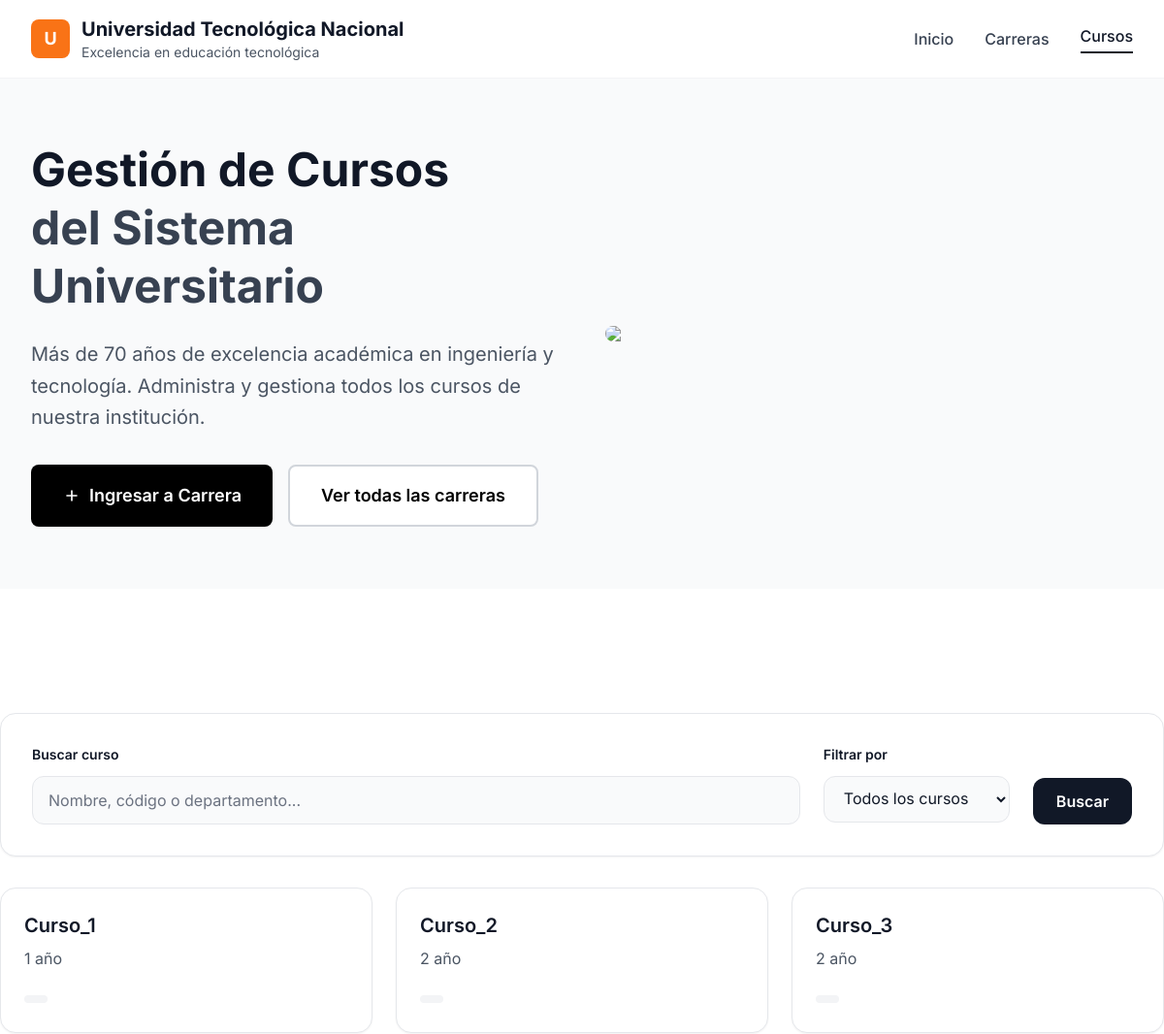
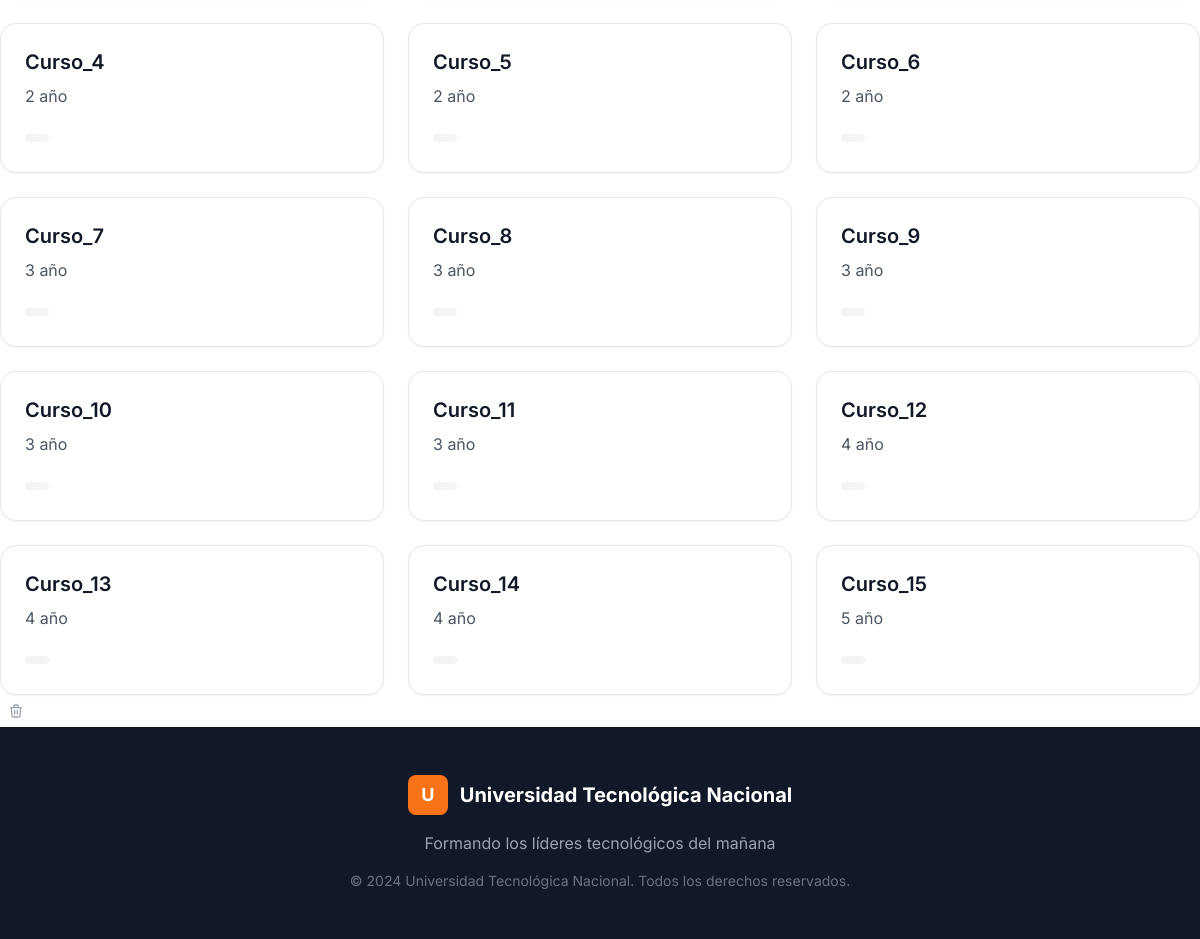
Screenshot of /cursos/ with the database file from the repository (2 pictures, top to bottom).
### UTN/models.py (models this page shows, shortened)
class Curso(models.Model):
    id_curso = models.AutoField(primary_key=True)
    nombre = models.CharField(max_length=50)
    nivel = models.CharField(max_length=20)
    numero = models.PositiveIntegerField()

### UTN/views.py (the view)
# urls.py: path('cursos/', CursoListView.as_view(), name='curso_list'),
class CursoListView(ListView):
    model = Curso
    template_name = 'curso/curso_list.html'
    context_object_name = 'cursos'

### UTN/templates/curso/curso_list.html (shortened to what this page needs)
<!DOCTYPE html>
<html lang="es">
<head>
    <script src="https://cdn.tailwindcss.com"></script>
</head>
<body class="min-h-screen bg-background text-foreground font-sans">
    <header class="bg-white border-b border-gray-100 shadow-sm">
        <div class="max-w-7xl mx-auto px-4 sm:px-6 lg:px-8">
            <div class="flex items-center justify-between h-20">
                <div class="flex items-center space-x-4">
                    <div class="flex items-center space-x-3">
                        <div class="w-10 h-10 bg-orange-500 rounded-lg flex items-center justify-center">
                            <span class="text-white font-bold text-lg">U</span>
                        </div>
                        <div>
                            <h1 class="text-xl font-bold text-gray-900">Universidad Tecnológica Nacional</h1>
                            <p class="text-sm text-gray-600">Excelencia en educación tecnológica</p>
                        </div>
                    </div>
                </div>
                <nav class="hidden md:block">
                    <div class="flex items-center space-x-8">
                        <a href="/" class="text-gray-700 hover:text-gray-900 font-medium transition-colors">
                            Inicio
                        </a>
                        <a href="#" class="text-gray-700 hover:text-gray-900 font-medium transition-colors">
                            Carreras
                        </a>
                        <a href="#" class="text-gray-900 font-medium border-b-2 border-gray-900 pb-1">
                            Cursos
                        </a>
                    </div>
                </nav>
            </div>
        </div>
    </header>
    <section class="bg-gray-50 py-16">
        <div class="max-w-7xl mx-auto px-4 sm:px-6 lg:px-8">
            <div class="grid lg:grid-cols-2 gap-12 items-center">
                <div>
                    <h1 class="text-5xl font-bold text-gray-900 mb-6 leading-tight">
                        Gestión de Cursos
                        <span class="block text-gray-700">del Sistema Universitario</span>
                    </h1>
                    <p class="text-xl text-gray-600 mb-8 leading-relaxed">
                        Más de 70 años de excelencia académica en ingeniería y tecnología.
                        Administra y gestiona todos los cursos de nuestra institución.
                    </p>
                    <div class="flex flex-col sm:flex-row gap-4">
                        <a href="/alumnos/"
                           class="inline-flex items-center justify-center px-8 py-4 bg-black text-white rounded-lg hover:bg-gray-800 transition-colors font-semibold text-lg">
                            <svg class="w-5 h-5 mr-2" fill="none" stroke="currentColor" viewBox="0 0 24 24">
                                <path stroke-linecap="round" stroke-linejoin="round" stroke-width="2" d="M12 6v6m0 0v6m0-6h6m-6 0H6"/>
                            </svg>
                            Ingresar a Carrera
                        </a>
                        <button class="inline-flex items-center justify-center px-8 py-4 bg-white text-black border-2 border-gray-300 rounded-lg hover:bg-gray-50 transition-colors font-semibold text-lg">
                            Ver todas las carreras
                        </button>
                    </div>
                </div>
                <div class="relative">
                    <img src="https://elterritorio-s3.cdn.net.ar/s3i233/2023/08/elterritorio/images/17/62/176297_812edf4f129a6bb6e47e59b48b6bd8d037bdad8c38c1aa3dd703c1e8b84ef5fb/md.webp"
                         class="rounded-2xl shadow-2xl">
                </div>
            </div>
        </div>
    </section>
    <section class="py-16 bg-white">
    </section>
        <div class="bg-white rounded-2xl border border-gray-200 p-8 mb-8 shadow-sm">
            <div class="flex flex-col sm:flex-row gap-6">
                <div class="flex-1">
                    <label for="search" class="block text-sm font-semibold text-gray-900 mb-3">
                        Buscar curso
                    </label>
                    <input type="text"
                           id="search"
                           placeholder="Nombre, código o departamento..."
                           class="w-full px-4 py-3 bg-gray-50 border border-gray-200 rounded-xl focus:outline-none focus:ring-2 focus:ring-gray-900 focus:border-transparent transition-all text-gray-900 placeholder-gray-500">
                </div>
                <div class="sm:w-48">
                    <label for="filter" class="block text-sm font-semibold text-gray-900 mb-3">
                        Filtrar por
                    </label>
                    <select id="filter"
                            class="w-full px-4 py-3 bg-gray-50 border border-gray-200 rounded-xl focus:outline-none focus:ring-2 focus:ring-gray-900 focus:border-transparent transition-all text-gray-900">
                        <option value="">Todos los cursos</option>
                    </select>
                </div>
                <div class="flex items-end">
                    <button class="px-6 py-3 bg-gray-900 text-white rounded-xl hover:bg-gray-800 transition-colors font-semibold">
                        Buscar
                    </button>
                </div>
            </div>
        </div>
        <div class="grid gap-6 md:grid-cols-2 lg:grid-cols-3">
            {% for curso in cursos %}
            <div class="bg-white border border-gray-200 rounded-2xl shadow-sm p-6">
                <h2 class="text-xl font-semibold text-gray-900 mb-2">{{ curso.nombre }}</h2>
                <p class="text-gray-600 mb-4">{{ curso.nivel }}</p>
                <span class="inline-block bg-gray-100 text-gray-800 px-3 py-1 rounded-full text-sm">
                </span>
            </div>
            {% empty %}
                <p class="text-gray-500 text-center col-span-full">No hay cursos disponibles.</p>
            {% endfor %}
        </div>
                        <button class="p-2 text-gray-400 hover:text-red-600 transition-colors">
                            <svg class="w-4 h-4" fill="none" stroke="currentColor" viewBox="0 0 24 24">
                                <path stroke-linecap="round" stroke-linejoin="round" stroke-width="2" d="M19 7l-.867 12.142A2 2 0 0116.138 21H7.862a2 2 0 01-1.995-1.858L5 7m5 4v6m4-6v6m1-10V4a1 1 0 00-1-1h-4a1 1 0 00-1 1v3M4 7h16"/>
                            </svg>
                        </button>
    <footer class="bg-gray-900 text-white py-12">
        <div class="max-w-7xl mx-auto px-4 sm:px-6 lg:px-8">
            <div class="text-center">
                <div class="flex items-center justify-center space-x-3 mb-4">
                    <div class="w-10 h-10 bg-orange-500 rounded-lg flex items-center justify-center">
                        <span class="text-white font-bold text-lg">U</span>
                    </div>
                    <h3 class="text-xl font-bold">Universidad Tecnológica Nacional</h3>
                </div>
                <p class="text-gray-400 mb-4">Formando los líderes tecnológicos del mañana</p>
                <p class="text-gray-500 text-sm">© 2024 Universidad Tecnológica Nacional. Todos los derechos reservados.</p>
            </div>
        </div>
    </footer>
</body>
</html>

### UTN/templates/curso/curso_list.html (style rules this page uses)
:root { --background: 0 0% 100%; --foreground: 0 0% 9%; --card: 0 0% 100%; --card-foreground: 0 0% 9%; --primary: 0 0% 9%; --primary-foreground: 0 0% 98%; --secondary: 0 0% 96%; --secondary-foreground: 0 0% 9%; --muted: 0 0% 96%; --muted-foreground: 0 0% 45%; --accent: 0 0% 96%; --accent-foreground: 0 0% 9%; --border: 0 0% 90%; --input: 0 0% 96%; --ring: 0 0% 9%; }

### rows the page displays
Curso: nombre "Curso_1", nivel "1 año"
Curso: nombre "Curso_2", nivel "2 año"
Curso: nombre "Curso_3", nivel "2 año"
Curso: nombre "Curso_4", nivel "2 año"
Curso: nombre "Curso_5", nivel "2 año"
Curso: nombre "Curso_6", nivel "2 año"
Curso: nombre "Curso_7", nivel "3 año"
Curso: nombre "Curso_8", nivel "3 año"
Curso: nombre "Curso_9", nivel "3 año"
Curso: nombre "Curso_10", nivel "3 año"
Curso: nombre "Curso_11", nivel "3 año"
Curso: nombre "Curso_12", nivel "4 año"
Curso: nombre "Curso_13", nivel "4 año"
Curso: nombre "Curso_14", nivel "4 año"
Curso: nombre "Curso_15", nivel "5 año"
